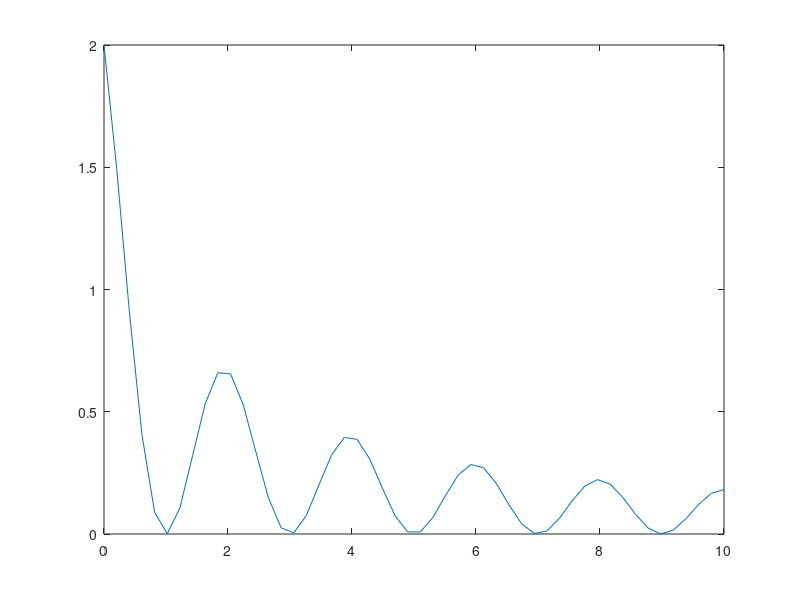

The MATLAB script that drew this image: (Note: this script raises an error after producing the figure.)
## Popa Alex Ovidiu, 936/1, pb3

clear 

f = @(a) (1 + cos(pi*a)) ./ (1 + a);

x = linspace(0, 10, 21); ## take the 21 wanted points
y = f(x); # evaluate the function on each point from the interval

xx = linspace(0, 10, 50);  ## take another set of equidistant points in [0,10]

plot(xx, f(xx));  ## plot initial function 
hold on;

L = lagrange(x, y, xx);  ## compute in each of the new points we've taken, i.e. variable xx

plot(xx, L,'or');   ## plot the points with red circles so they can be distinguished